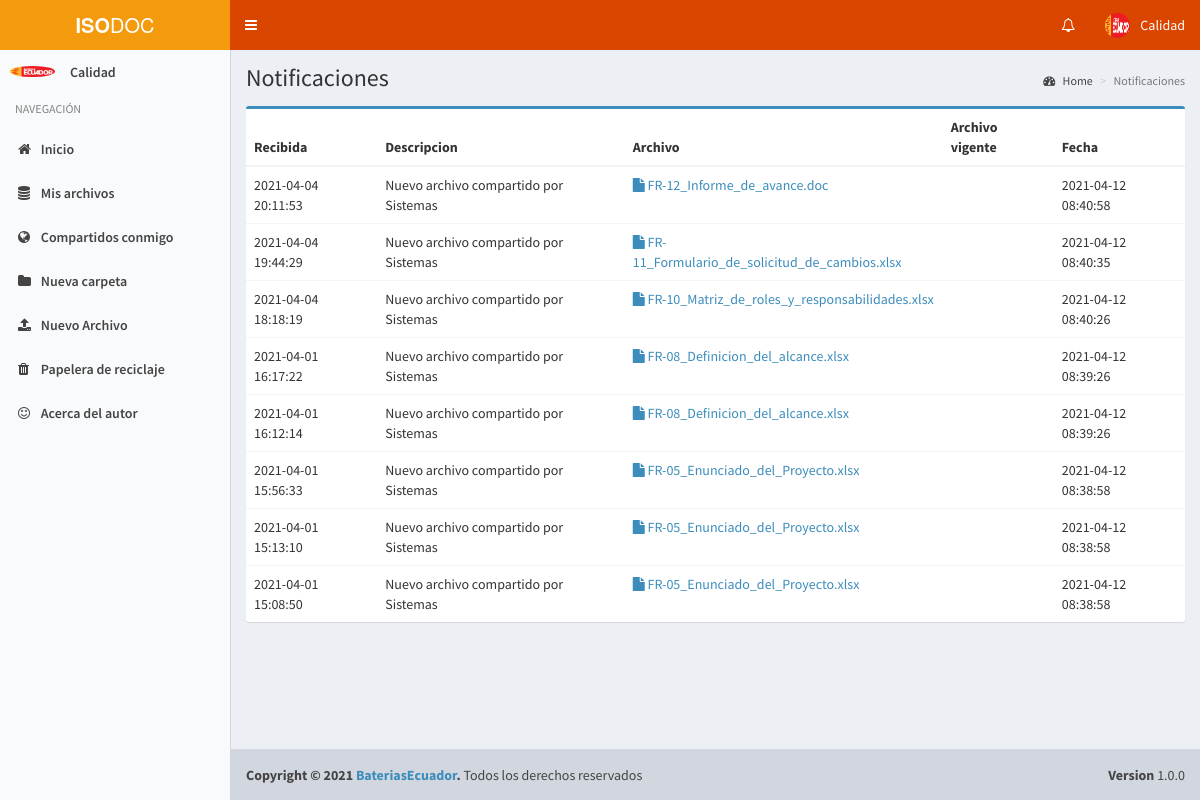
Screenshot of /notifications.php (signed in) with the database file from the repository.
### tables this page shows
CREATE TABLE IF NOT EXISTS `user` (
  `id` int(11) NOT NULL AUTO_INCREMENT,
  `fullname` varchar(100) NOT NULL,
  `email` varchar(255) NOT NULL,
  `password` varchar(60) NOT NULL,
  `image` varchar(255) DEFAULT NULL,
  `is_active` tinyint(1) NOT NULL DEFAULT '1',
  `is_admin` tinyint(1) NOT NULL DEFAULT '0',
  `is_public` tinyint(1) NOT NULL DEFAULT '0',
  `is_evaluator` tinyint(1) NOT NULL DEFAULT '0',
  `created_at` datetime NOT NULL,
  PRIMARY KEY (`id`),
  UNIQUE KEY `email` (`email`)
);

CREATE TABLE IF NOT EXISTS `notification` (
  `id` int(11) NOT NULL AUTO_INCREMENT,
  `from_id` int(11) NOT NULL,
  `to_id` int(11) NOT NULL,
  `file_id` int(11) NOT NULL,
  `kind` int(11) NOT NULL,
  `created_at` datetime DEFAULT NULL,
  `is_readed` tinyint(1) NOT NULL DEFAULT '0',
  PRIMARY KEY (`id`)
);

CREATE TABLE IF NOT EXISTS `file` (
  `id` int(11) NOT NULL AUTO_INCREMENT,
  `code` varchar(12) NOT NULL,
  `filename` varchar(255) NOT NULL,
  `description` varchar(255) NOT NULL,
  `download` int(11) NOT NULL,
  `is_public` tinyint(1) NOT NULL DEFAULT '0',
  `is_folder` tinyint(1) NOT NULL DEFAULT '0',
  `is_deleted` tinyint(1) NOT NULL DEFAULT '0',
  `user_id` int(11) NOT NULL,
  `status` int(11) DEFAULT '1',
  `folder_id` int(11) DEFAULT NULL,
  `created_at` datetime NOT NULL,
  `code_last` varchar(50) DEFAULT NULL,
  PRIMARY KEY (`id`),
  KEY `folder_id` (`folder_id`),
  KEY `user_id` (`user_id`),
  CONSTRAINT `file_ibfk_1` FOREIGN KEY (`folder_id`) REFERENCES `file` (`id`) ON DELETE CASCADE ON UPDATE CASCADE,
  CONSTRAINT `file_ibfk_2` FOREIGN KEY (`user_id`) REFERENCES `user` (`id`) ON DELETE CASCADE ON UPDATE CASCADE
);

### notifications.php (the view, shortened to what this page needs)
<?php
include "header.php";
?>
<div class="content-wrapper">
	<section class="content-header">
		<h1>
			Notificaciones
		</h1>
		<ol class="breadcrumb">
			<li><a href="home"><i class="fa fa-dashboard"></i> Home</a></li>
			<li class="active">Notificaciones</li>
		</ol>
	</section>
	<section class="content">
		<div class="row">
			<div class="col-xs-12">
				<?php
				$sessions_user = $_SESSION['user_id'];
				$Notification = mysqli_query($con, "select * from notification where to_id=$sessions_user ORDER BY created_at DESC");
				?>
				<?php if (mysqli_num_rows($Notification) > 0) : ?>
					<div class="box box-primary">
						<table class="table">
							<thead>
								<th>Recibida</th>
								<th>Descripcion</th>
								<th>Archivo</th>
								<th>Archivo vigente</th>
								<th>Fecha</th>
							</thead>
							<?php
							foreach ($Notification as $fx) :
								$file_id = $fx['file_id'];
								$not_create = $fx['created_at'];
								$file = mysqli_query($con, "select * from file where id=$file_id");
								$file_rw = mysqli_fetch_array($file);
								$file_status = $file_rw['status'];
								$file_code = $file_rw['code'];
								$file_filename = $file_rw['filename'];
								$file_is_folder = $file_rw['is_folder'];
								$file_created_at = $file_rw['created_at'];
								$from_id = $fx['from_id'];
								$user = mysqli_query($con, "select * from user where id=$from_id");
								$user_rw = mysqli_fetch_array($user);
								if ($file_status) {
							?>
									<tr>
										<td><?php echo $not_create ?></td>
										<td>
											<?php if ($fx['kind'] == 1) : ?>
												Nuevo archivo compartido por
											<?php endif; ?>
											<?php echo $user_rw['fullname']; ?>
										</td>
										<td>
											<?php if ($file_is_folder) : ?>
												<a href="myfiles?folder=<?php echo $file_code; ?>">
													<i class="fa fa-folder"></i>
												<?php else : ?>
													<a href="file?code=<?php echo $file_code; ?>">
														<i class="fa fa-file"></i>
													<?php endif; ?>
													<?php echo $file_filename; ?></a>
										</td>
										<td>
										</td>
										<td><?php echo $file_created_at; ?></td>
									</tr>
							<?php }
							endforeach;
							?>
						</table>
					</div>
				<?php endif; ?>
			</div>
		</div>
	</section>
</div>
<?php include "footer.php"; ?>

### header.php (shortened to what this page needs)
<?php
include "config/config.php";
$my_user_id = $_SESSION['user_id'];
$query = mysqli_query($con, "SELECT * from user where id=$my_user_id");
while ($row = mysqli_fetch_array($query)) {
    $fullname = $row['fullname'];
    $profile_pic = $row['image'];
}
?>
<!DOCTYPE html>
<html>
<head>
    <link rel="stylesheet" href="bootstrap/css/bootstrap.min.css">
    <link rel="stylesheet" href="css/font-awesome/css/font-awesome.min.css">
    <link rel="stylesheet" href="plugins/datatables/dataTables.bootstrap.css">
    <link rel="stylesheet" href="dist/css/AdminLTE.min.css">
    <link rel="stylesheet" href="dist/css/skins/_all-skins.min.css">
    <link rel="stylesheet" href="plugins/select2/select2.min.css">
    <link rel="stylesheet" href="plugins/iCheck/square/blue.css">
    <link rel="stylesheet" href="css/micss.css">
    <link rel="stylesheet" href="css/styles.css">
</head>
<body class="hold-transition skin-yellow-light sidebar-mini">
    <div class="wrapper">
        <header class="main-header">
            <a href="home.php" class="logo">
                <span class="logo-lg"><b>ISO</b>DOC</span>
            </a>
            <nav class="navbar navbar-static-top">
                <a href="#" class="sidebar-toggle" data-toggle="offcanvas" role="button">
                </a>
                <div class="navbar-custom-menu">
                    <ul class="nav navbar-nav">
                        <li class="dropdown notifications-menu">
                            <a href="#" class="dropdown-toggle" data-toggle="dropdown">
                                <i class="fa fa-bell-o"></i>
                            </a>
                        </li>
                        <li class="dropdown user user-menu">
                            <a href="#" class="dropdown-toggle" data-toggle="dropdown">
                                <img src="images/profiles/<?php echo $profile_pic; ?>" class="user-image" alt="User Image">
                                <span class="hidden-xs"><?php echo $fullname; ?></span>
                            </a>
                        </li>
                    </ul>
                </div>
            </nav>
        </header>
        <aside class="main-sidebar">
            <section class="sidebar">
                <div class="user-panel">
                    <div class="pull-left image">
                        <img src="images/profiles/<?php echo $profile_pic; ?>" class="img-circle" alt="User Image">
                    </div>
                    <div class="pull-left info">
                        <p><?php echo $fullname; ?></p>
                        <a href="#"><i class="fa fa-circle text-success"></i> Online</a>
                    </div>
                </div>
                <ul class="sidebar-menu">
                    <li class="header">NAVEGACIÓN</li>
                    <li class="<?php if (isset($active1)) {
                                    echo $active1;
                                } ?>">
                        <a href="home"><i class="fa fa-home"></i> <span>Inicio</span></a>
                    </li>
                    <li class="<?php if (isset($active2)) {
                                    echo $active2;
                                } ?>">
                        <a href="myfiles"><i class="fa fa-database"></i> <span>Mis archivos</span></a>
                    </li>
                    <li class="<?php if (isset($active3)) {
                                    echo $active3;
                                } ?>">
                        <a href="shared"><i class="fa fa-globe"></i> <span>Compartidos conmigo</span></a>
                    </li>
                    <li class="<?php if (isset($active4)) {
                                    echo $active4;
                                } ?>">
                        <a href="newfolder"><i class="fa fa-folder"></i> <span>Nueva carpeta</span></a>
                    </li>
                    <li class="<?php if (isset($active5)) {
                                    echo $active5;
                                } ?>">
                        <a href="newfile"><i class="fa fa-upload"></i> <span>Nuevo Archivo</span></a>
                    </li>
                    <li class="<?php if (isset($active6)) {
                                    echo $active6;
                                } ?>">
                        <a href="recicle"><i class="fa fa-trash"></i> <span>Papelera de reciclaje</span></a>
                    </li>
                    <li class="<?php if (isset($active7)) {
                                    echo $active7;
                                } ?>">
                        <a href="about"><i class="fa fa-smile-o"></i> <span>Acerca del autor</span></a>
                    </li>
                </ul>
            </section>
        </aside>

### rows the page displays
user: image (picture), fullname "Calidad"
notification: created_at "2021-04-04 20:11:53", kind "Nuevo archivo compartido por", user.fullname "Sistemas", file.filename "FR-12_Informe_de_avance.doc", file.created_at "2021-04-12 08:40:58"
notification: created_at "2021-04-04 19:44:29", kind "Nuevo archivo compartido por", user.fullname "Sistemas", file.filename "FR-11_Formulario_de_solicitud_de_cambios.xlsx", file.created_at "2021-04-12 08:40:35"
notification: created_at "2021-04-04 18:18:19", kind "Nuevo archivo compartido por", user.fullname "Sistemas", file.filename "FR-10_Matriz_de_roles_y_responsabilidades.xlsx", file.created_at "2021-04-12 08:40:26"
notification: created_at "2021-04-01 16:17:22", kind "Nuevo archivo compartido por", user.fullname "Sistemas", file.filename "FR-08_Definicion_del_alcance.xlsx", file.created_at "2021-04-12 08:39:26"
notification: created_at "2021-04-01 16:12:14", kind "Nuevo archivo compartido por", user.fullname "Sistemas", file.filename "FR-08_Definicion_del_alcance.xlsx", file.created_at "2021-04-12 08:39:26"
notification: created_at "2021-04-01 15:56:33", kind "Nuevo archivo compartido por", user.fullname "Sistemas", file.filename "FR-05_Enunciado_del_Proyecto.xlsx", file.created_at "2021-04-12 08:38:58"
notification: created_at "2021-04-01 15:13:10", kind "Nuevo archivo compartido por", user.fullname "Sistemas", file.filename "FR-05_Enunciado_del_Proyecto.xlsx", file.created_at "2021-04-12 08:38:58"
notification: created_at "2021-04-01 15:08:50", kind "Nuevo archivo compartido por", user.fullname "Sistemas", file.filename "FR-05_Enunciado_del_Proyecto.xlsx", file.created_at "2021-04-12 08:38:58"
